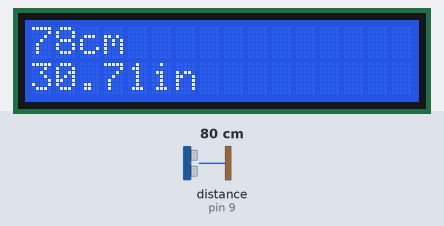
Bench run of a sketch on a simulated Arduino Uno, built with avr-gcc and run on an emulated ATmega328P. Shown: 16×2 character LCD. Wiring (inferred from the names in the program): ultrasonic range finder: trigger pin 8; echo pin 9. The inputs (shaded band) are chosen by the test bench; at power-on: distance to the obstacle (sensor on pin 9) 80 cm. The echo pulse lasts 58.3 µs per cm.

Above: at 1.2 s.
1.3 s: distance to the obstacle (sensor on pin 9) set to 2 cm
At 2.0 s:
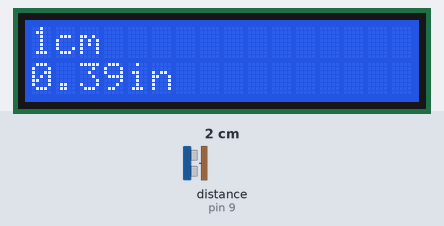
2.8 s: distance to the obstacle (sensor on pin 9) set to 4 cm
At 3.4 s:
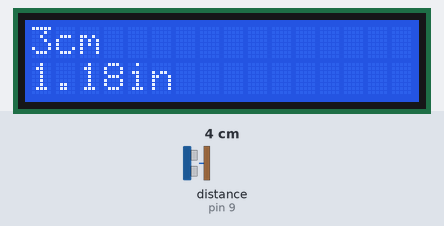
4.4 s: distance to the obstacle (sensor on pin 9) set to 9 cm
At 6.0 s:
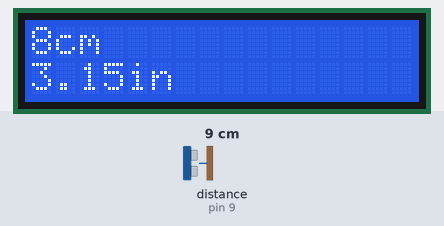
Timing chart, 0 to 7.5 s (numbered marks = the images above; inputs shaded):
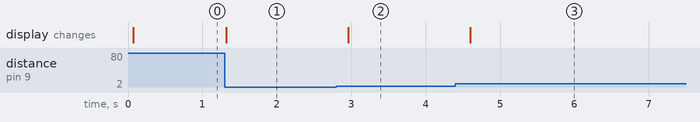

Measured:
- after the input at 1.3 s, the display: changes at once (image 1)
- after the input at 2.8 s, the display: changes after 0.16 s (image 2)
- after the input at 4.4 s, the display: changes after 0.20 s (image 3)

The sketch:

ultrasonic-rangefinder.ino
```cpp
#include <LiquidCrystal.h>
LiquidCrystal lcd(2, 3, 4, 5, 6, 7);

const int trigPin = 8;
const int echoPin = 9;

// defines variables
long duration;
int distance;


void setup() {
  pinMode(trigPin, OUTPUT);
  pinMode(echoPin, INPUT);
  lcd.begin(16, 2);
}
void loop() {


  digitalWrite(trigPin, LOW);
  delayMicroseconds(2);
  digitalWrite(trigPin, HIGH);
  delayMicroseconds(10);
  digitalWrite(trigPin, LOW);
  duration = pulseIn(echoPin, HIGH);
  distance = duration * 0.034 / 2;
  lcd.clear();
  lcd.print(distance);
  lcd.print("cm");
  lcd.setCursor(0,1);
  lcd.print(distance*0.3937);
  lcd.print("in");
  delay(200);
}
```
